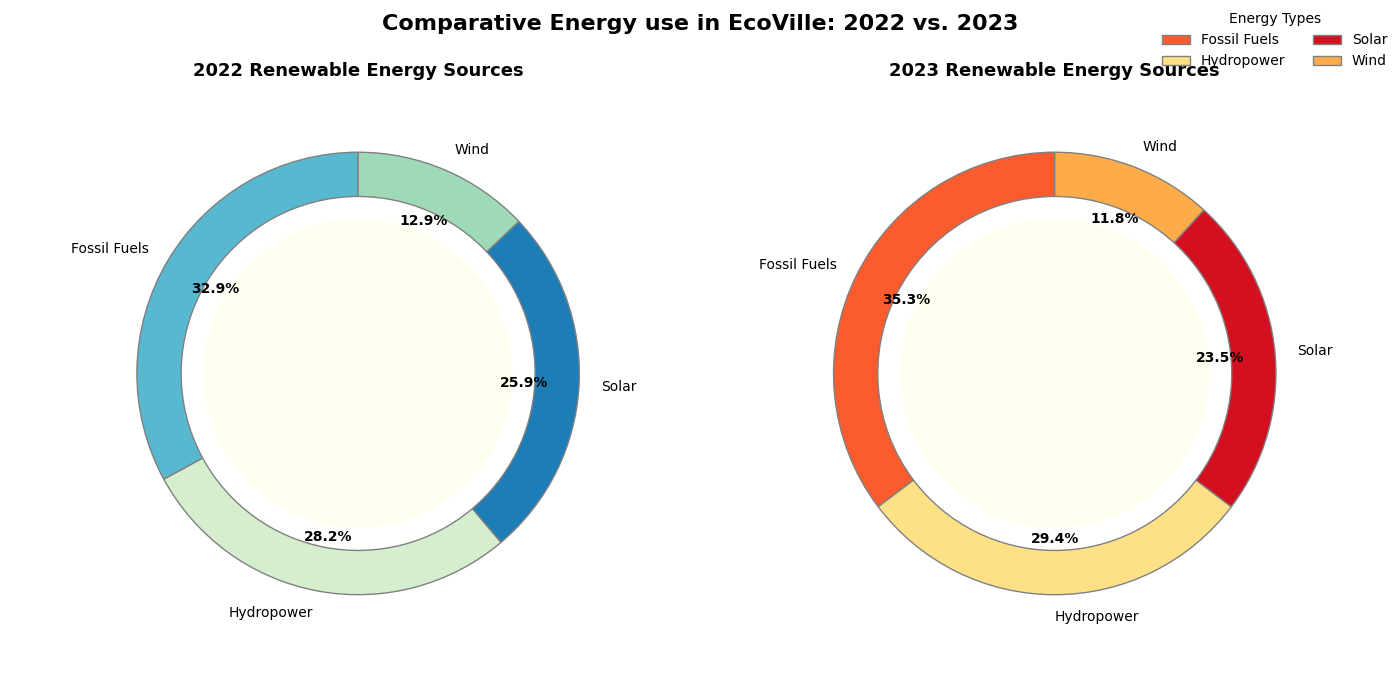

The Python source for this figure:
import matplotlib.pyplot as plt
import matplotlib.cm as cm
import numpy as np

energy_sources = ['Hydropower', 'Wind', 'Fossil Fuels', 'Solar']
consumption_2023 = [30, 25, 20, 10]
consumption_2022 = [28, 24, 22, 11]

gradients = [cm.get_cmap('YlOrRd')(np.linspace(0.2, 0.8, len(energy_sources))),
             cm.get_cmap('GnBu')(np.linspace(0.2, 0.8, len(energy_sources)))]

fig, axs = plt.subplots(1, 2, figsize=(14, 7))
fig.suptitle("Comparative Energy use in EcoVille: 2022 vs. 2023", fontsize=16, fontweight='bold', y=0.98)

# Reverse the order of the data to swap the subplots
for ax, consumption, year, gradient in zip(axs, [consumption_2022, consumption_2023], [2022, 2023], gradients[::-1]):
    wedges, texts, autotexts = ax.pie(
        consumption, 
        labels=['Fossil Fuels', 'Hydropower', 'Solar', 'Wind'],  # Changed the labels for shuffling
        autopct='%1.1f%%', 
        startangle=90,
        colors=[gradient[i] for i in [2, 0, 3, 1]],  # Changed the order of color assignment
        wedgeprops=dict(width=0.2, edgecolor='gray'),
        pctdistance=0.75
    )
    
    plt.setp(autotexts, size=10, weight="bold", color='black')
    
    centre_circle = plt.Circle((0, 0), 0.70, fc='ivory')
    ax.add_artist(centre_circle)

    ax.set_title(f"{year} Renewable Energy Sources", fontsize=13, fontweight='bold', pad=15)

fig.legend(wedges, ['Fossil Fuels', 'Hydropower', 'Solar', 'Wind'], title="Energy Types", loc="upper right", frameon=False, ncol=2)

plt.tight_layout(rect=[0, 0.05, 1, 0.95])
plt.show()
